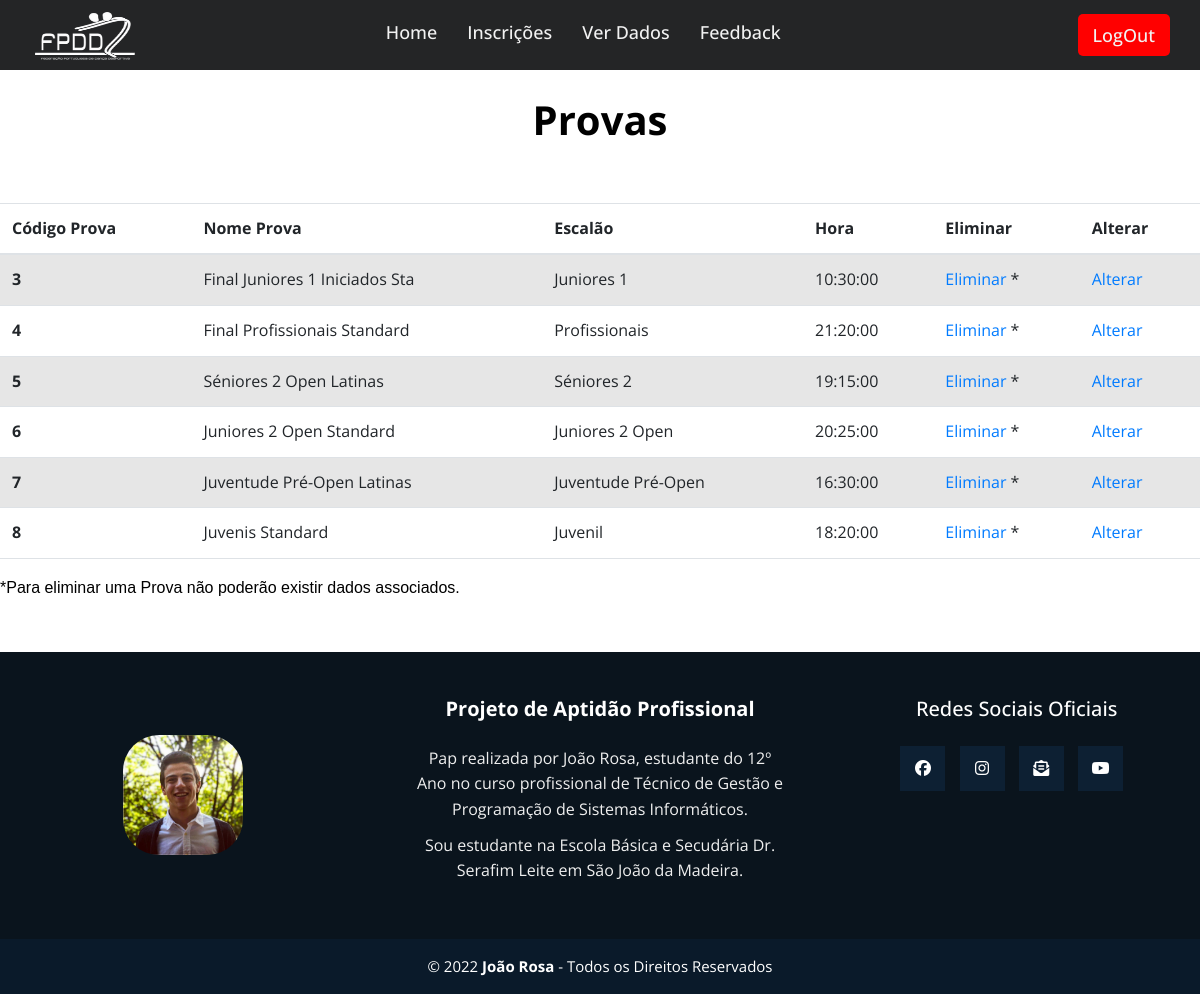
The page /Admin/Provas.php (signed in) on the database its author committed.
### tables this page shows
CREATE TABLE `provas` (
  `Cod_Prova` int(11) NOT NULL,
  `Nome_Prova` varchar(30) DEFAULT NULL,
  `Escalao` varchar(30) DEFAULT NULL,
  `Hora` time DEFAULT NULL
);

### Admin/Provas.php (the view, shortened to what this page needs)
<?php
if ($_SESSION['login'] == FALSE) {
    header('location: ../login.php');
} else {
?>
    <!DOCTYPE html>
    <html lang="pt-PT">
    <head>
        <link rel="stylesheet" href="./CSS/PAP_style.css" type="text/css" />
        <link href="https://cdn.jsdelivr.net/npm/bootstrap@5.1.3/dist/css/bootstrap.min.css" rel="stylesheet">
    </head>
    <body class="bodyBoot">
        <?php include_once('./header.php'); ?>
        <br>
        <center><h1><b>Provas</b></h1></center>
        <br>
        <br>
        <?php
        $host = 'localhost';
        $db = 'fpdd_final1';
        $user = 'root';
        $pass2 = '';
        $connect = "mysql:host=$host;dbname=$db";
        try {
            $pdo = new PDO($connect, $user, $pass2);
        } catch (PDOException $e) {
            echo "Não foi possível conectar à base de dados!" . $e->getMessage();
        }
        $stmt = $pdo->query("select * from provas;");
        $stmt2 = $pdo->query("select count(*) as num from provas;");
        if ($fetch = $stmt2->fetch()) {
            $num_rows = $fetch['num'];
            if ($num_rows > 0) {
                echo '<div class="table-responsive">';
                echo ' <table class="table table-striped"> ';
                echo '<thead>';
                echo '<tr>';
                echo '<th scope="col">Código Prova</th>';
                echo '<th scope="col">Nome Prova</th>';
                echo '<th scope="col">Escalão</th>';
                echo '<th scope="col">Hora</th>';
                echo '<th scope="col">Eliminar</th>';
                echo '<th scope="col">Alterar</th>';
                echo '</tr>';
                echo '</thead>';
                echo '<tbody>';
                foreach ($stmt as $row) {
                    echo '<tr>';
                    echo '<th scope="row">' . $row['Cod_Prova'] . '</th>';
                    echo '<td>' . $row['Nome_Prova'] . '</td>';
                    echo '<td>' . $row['Escalao'] . '</td>';
                    echo '<td>' . $row['Hora'] . '</td>';
                    echo "<td> <a href='./eliminarProva.php?Cod_Prova=$row[Cod_Prova]'>Eliminar</a> * </td>";
                    echo "<td> <a href='./alterarProva.php?Cod_Prova=$row[Cod_Prova]&Nome_Prova=$row[Nome_Prova]&Escalao=$row[Escalao]&Hora=$row[Hora]'>Alterar</a> </td>";
                    echo '</tr>';
                }
                echo '</tbody>';
                echo '</table>';
                echo '</div>';
            } else {
                echo "Nenhum registro correspondente à sua consulta foi encontrado.";
            }
        } else {
            echo "ERRO: Não foi possível executar. ";
        }
        ?>
        *Para eliminar uma Prova não poderão existir dados associados.
        <?php include_once('./footer.php'); ?>
    </body>
    </html>
<?php
}
?>

### CSS/PAP_style.css (style rules this page uses)
* { margin: 0 auto; padding: 0; box-sizing: border-box; font-family: 'Open Sans', sans-serif; }
* { margin: 0; padding: 0; box-sizing: border-box; font-family: 'Poppins', sans-serif; }
body { background: white; color: black; line-height: 1.6; font-family: 'Quicksand', sans-serif; }
* { margin: 0; padding: 0; box-sizing: border-box; font-family: "Poppins", sans-serif; }
* { box-sizing:border-box }
* { margin: 0; padding: 0; box-sizing: border-box; font-family: 'Open Sans', sans-serif; }

### rows shown on the page
provas: Cod_Prova "3", Nome_Prova "Final Juniores 1 Iniciados Sta", Escalao "Juniores 1", Hora "10:30:00"
provas: Cod_Prova "4", Nome_Prova "Final Profissionais Standard", Escalao "Profissionais", Hora "21:20:00"
provas: Cod_Prova "5", Nome_Prova "Séniores 2 Open Latinas", Escalao "Séniores 2", Hora "19:15:00"
provas: Cod_Prova "6", Nome_Prova "Juniores 2 Open Standard", Escalao "Juniores 2 Open", Hora "20:25:00"
provas: Cod_Prova "7", Nome_Prova "Juventude Pré-Open Latinas", Escalao "Juventude Pré-Open", Hora "16:30:00"
provas: Cod_Prova "8", Nome_Prova "Juvenis Standard", Escalao "Juvenil", Hora "18:20:00"
